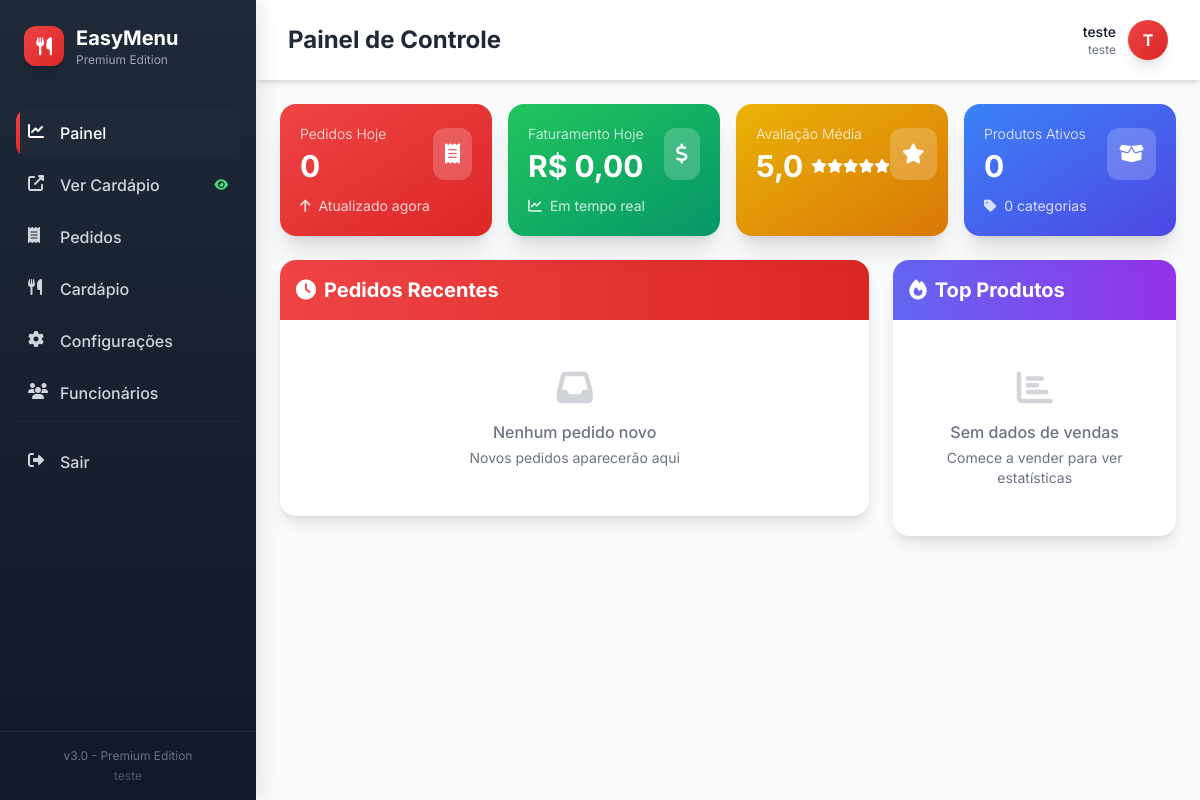
The app's page /index.php (signed in) with its own data.
### tables this page shows
CREATE TABLE restaurantes (
                id INTEGER PRIMARY KEY AUTOINCREMENT,
                usuario_id INTEGER UNIQUE,
                nome TEXT NOT NULL,
                slogan TEXT,
                descricao TEXT,
                logo TEXT,
                banner TEXT,
                cnpj TEXT,
                endereco TEXT NOT NULL,
                numero TEXT,
                bairro TEXT,
                cidade TEXT DEFAULT 'São Paulo',
                estado TEXT DEFAULT 'SP',
                cep TEXT,
                telefone TEXT NOT NULL,
                whatsapp TEXT NOT NULL,
                instagram TEXT,
                site TEXT,
                horario_abertura TIME DEFAULT '10:00',
                horario_fechamento TIME DEFAULT '22:00',
                dias_funcionamento TEXT DEFAULT 'segunda,terca,quarta,quinta,sexta,sabado,domingo',
                cor_principal TEXT DEFAULT '#DC2626',
                cor_secundaria TEXT DEFAULT '#F59E0B',
                cor_texto TEXT DEFAULT '#1F2937',
                cor_fundo TEXT DEFAULT '#FFFFFF',
                tema TEXT DEFAULT 'claro',
                taxa_entrega DECIMAL(10,2) DEFAULT 5.00,
                pedido_minimo DECIMAL(10,2) DEFAULT 15.00,
                raio_entrega INTEGER DEFAULT 5,
                aceita_retirada INTEGER DEFAULT 1,
                aceita_delivery INTEGER DEFAULT 1,
                aceita_local INTEGER DEFAULT 1,
                formas_pagamento TEXT DEFAULT 'dinheiro,pix,credito,debito',
                ativo INTEGER DEFAULT 1,
                visualizacoes INTEGER DEFAULT 0,
                avaliacao_media DECIMAL(3,2) DEFAULT 5.0,
                total_avaliacoes INTEGER DEFAULT 0,
                data_cadastro DATETIME DEFAULT CURRENT_TIMESTAMP,
                FOREIGN KEY (usuario_id) REFERENCES usuarios(id) ON DELETE CASCADE
            );

### index.php (called while the page is built, shortened)
<?php
require_once __DIR__ . '/classes/Database.php';
require_once __DIR__ . '/classes/Auth.php';
require_once __DIR__ . '/helpers/functions.php';
require_once __DIR__ . '/helpers/render.php';
$db = Database::getInstance();
$auth = new Auth($db);
$pdo = $db->getPdo();
$pagina_atual = $_GET['pagina'] ?? 'painel';
$usuario_logado = $auth->getUser();
$restaurante = getRestauranteUsuario($pdo, $usuario_logado['id']);
include __DIR__ . '/templates/dashboard.php';
?>

### classes/Database.php (called while the page is built, shortened)
<?php
class Database {
    private static $instance = null;
    public static function getInstance() {
        if (self::$instance === null) {
            self::$instance = new Database();
        }
        return self::$instance;
    }
    private function __construct() {
        try {
            $db_file = DATA_DIR . 'easymenu.db';
            $this->pdo = new PDO('sqlite:' . $db_file);
        } catch (PDOException $e) {
            error_log("Erro no banco de dados: " . $e->getMessage());
            die("Erro crítico no banco de dados. Por favor, tente novamente mais tarde.");
        }
    }
    private function createTables() {
        $indexes = [
            "CREATE INDEX IF NOT EXISTS idx_pedidos_status ON pedidos(status, restaurante_id)",
            "CREATE INDEX IF NOT EXISTS idx_produtos_categoria ON produtos(categoria_id, disponivel, ordem)",
            "CREATE INDEX IF NOT EXISTS idx_categorias_restaurante ON categorias(restaurante_id, ativo, ordem)",
            "CREATE INDEX IF NOT EXISTS idx_pedidos_data ON pedidos(data_pedido, restaurante_id)"
        ];
    }
}
?>

### classes/Auth.php (called while the page is built, shortened)
<?php
class Auth {
    public function getUser() {
        return $_SESSION['usuario'] ?? null;
    }
}
?>

### helpers/functions.php (called while the page is built, shortened)
<?php
function formatarMoeda($valor) {
    return 'R$ ' . number_format(floatval($valor), 2, ',', '.');
}
function getRestauranteUsuario($pdo, $usuario_id) {
    $stmt = $pdo->prepare("
        SELECT r.*, u.nome as usuario_nome, u.email as usuario_email
        FROM restaurantes r
        LEFT JOIN usuarios u ON r.usuario_id = u.id
        WHERE r.usuario_id = ?
    ");
    $stmt->execute([$usuario_id]);
    $restaurante = $stmt->fetch(PDO::FETCH_ASSOC);
    if ($restaurante) {
        $restaurante['dias_funcionamento'] = explode(',', $restaurante['dias_funcionamento'] ?? '');
        $restaurante['formas_pagamento'] = explode(',', $restaurante['formas_pagamento'] ?? '');
    }
    return $restaurante;
}
?>

### template/dashboard.php (the view, shortened to what this page needs)
<!DOCTYPE html>
<html lang="pt-BR" class="scroll-smooth">
<head>
    <script src="https://cdn.tailwindcss.com"></script>
    <link rel="stylesheet" href="https://cdnjs.cloudflare.com/ajax/libs/font-awesome/6.4.0/css/all.min.css">
</head>
<body class="bg-gray-50 min-h-screen">
    <aside id="sidebar" class="sidebar w-64">
        <div class="p-6 border-b border-gray-800">
            <div class="flex items-center space-x-3">
                <div class="w-10 h-10 bg-gradient-to-br from-red-500 to-red-600 rounded-xl flex items-center justify-center shadow-lg">
                    <i class="fas fa-utensils text-white text-lg"></i>
                </div>
                <div>
                    <h1 class="text-xl font-bold text-white"><?php echo APP_NAME; ?></h1>
                    <p class="text-xs text-gray-400">Premium Edition</p>
                </div>
            </div>
        </div>
        <nav class="p-4 space-y-1">
            <a href="?pagina=painel"
               class="sidebar-item flex items-center p-3 text-gray-300 hover:text-white hover:bg-gray-800 rounded-xl transition-all duration-200 <?php echo $pagina_atual == 'painel' ? 'active bg-gray-800 text-white' : ''; ?>">
                <i class="fas fa-chart-line w-5 h-5 mr-3"></i>
                <span class="font-medium">Painel</span>
            </a>
            <a href="cardapio.php?restaurante_id=<?php echo $restaurante['id']; ?>" target="_blank"
               class="sidebar-item flex items-center p-3 text-gray-300 hover:text-white hover:bg-gray-800 rounded-xl transition-all duration-200">
                <i class="fas fa-external-link-alt w-5 h-5 mr-3"></i>
                <span class="font-medium">Ver Cardápio</span>
                <span class="ml-auto text-xs text-green-400 animate-pulse">
                    <i class="fas fa-eye"></i>
                </span>
            </a>
            <a href="?pagina=pedidos"
               class="sidebar-item flex items-center p-3 text-gray-300 hover:text-white hover:bg-gray-800 rounded-xl transition-all duration-200 <?php echo $pagina_atual == 'pedidos' ? 'active bg-gray-800 text-white' : ''; ?>">
                <i class="fas fa-receipt w-5 h-5 mr-3"></i>
                <span class="font-medium">Pedidos</span>
            </a>
            <a href="?pagina=cardapio"
               class="sidebar-item flex items-center p-3 text-gray-300 hover:text-white hover:bg-gray-800 rounded-xl transition-all duration-200 <?php echo $pagina_atual == 'cardapio' ? 'active bg-gray-800 text-white' : ''; ?>">
                <i class="fas fa-utensils w-5 h-5 mr-3"></i>
                <span class="font-medium">Cardápio</span>
            </a>
            <a href="?pagina=configuracoes"
               class="sidebar-item flex items-center p-3 text-gray-300 hover:text-white hover:bg-gray-800 rounded-xl transition-all duration-200 <?php echo $pagina_atual == 'configuracoes' ? 'active bg-gray-800 text-white' : ''; ?>">
                <i class="fas fa-cog w-5 h-5 mr-3"></i>
                <span class="font-medium">Configurações</span>
            </a>
            <a href="?pagina=funcionarios"
               class="sidebar-item flex items-center p-3 text-gray-300 hover:text-white hover:bg-gray-800 rounded-xl transition-all duration-200 <?php echo $pagina_atual == 'funcionarios' ? 'active bg-gray-800 text-white' : ''; ?>">
                <i class="fas fa-users w-5 h-5 mr-3"></i>
                <span class="font-medium">Funcionários</span>
            </a>
            <div class="pt-4 mt-4 border-t border-gray-800">
                <a href="?acao=logout"
                   class="sidebar-item flex items-center p-3 text-gray-300 hover:text-white hover:bg-gray-800 rounded-xl transition-all duration-200">
                    <i class="fas fa-sign-out-alt w-5 h-5 mr-3"></i>
                    <span class="font-medium">Sair</span>
                </a>
            </div>
        </nav>
        <div class="absolute bottom-0 left-0 right-0 p-4 border-t border-gray-800">
            <div class="text-center">
                <p class="text-xs text-gray-500">v<?php echo APP_VERSION; ?></p>
                <p class="text-xs text-gray-600 mt-1"><?php echo htmlspecialchars($restaurante['nome']); ?></p>
            </div>
        </div>
    </aside>
    <div id="main-content" class="main-content transition-all duration-300 min-h-screen">
        <header class="bg-white shadow-md h-16 md:h-20 flex items-center justify-between px-4 md:px-8 sticky top-0 z-30">
            <div class="flex items-center space-x-4">
                <h2 class="text-xl md:text-2xl font-bold text-gray-800">
                    <?php
                        $titulo = [
                            'painel' => 'Painel de Controle',
                            'pedidos' => 'Gestão de Pedidos',
                            'cardapio' => 'Gerenciar Cardápio',
                            'configuracoes' => 'Configurações',
                            'funcionarios' => 'Funcionários'
                        ];
                        echo $titulo[$pagina_atual] ?? 'Dashboard';
                    ?>
                </h2>
            </div>
            <div class="flex items-center space-x-3 md:space-x-4">
                <div class="flex items-center space-x-3 group cursor-pointer">
                    <div class="text-right hidden md:block">
                        <p class="text-sm font-medium text-gray-900"><?php echo htmlspecialchars($usuario_logado['nome']); ?></p>
                        <p class="text-xs text-gray-500"><?php echo htmlspecialchars($restaurante['nome']); ?></p>
                    </div>
                    <div class="w-10 h-10 bg-gradient-to-br from-red-500 to-red-600 rounded-full flex items-center justify-center text-white font-bold shadow-lg group-hover:scale-110 transition-transform duration-200">
                        <?php echo strtoupper(substr($usuario_logado['nome'], 0, 1)); ?>
                    </div>
                </div>
            </div>
        </header>
        <main class="p-4 md:p-6">
            <div class="animate-fade-in">
                <?php
                switch ($pagina_atual) {
                    case 'painel':
                        render_painel($pdo, $restaurante, $stats, $pedidos_recebidos);
                        break;
                }
                ?>
            </div>
        </main>
    </div>
</body>
</html>

### helpers/render.php (shortened to what this page needs)
<?php
require_once __DIR__ . '/functions.php';
function render_painel($pdo, $restaurante, $stats, $pedidos_recebidos) {
?>
<div class="space-y-6 animate-fade-in">
    <div class="grid grid-cols-1 sm:grid-cols-2 lg:grid-cols-4 gap-4">
        <div class="bg-gradient-to-br from-red-500 to-red-600 text-white p-5 rounded-2xl shadow-xl transform hover:scale-105 transition-transform duration-300">
            <div class="flex items-center justify-between">
                <div>
                    <p class="text-sm font-light opacity-90">Pedidos Hoje</p>
                    <p class="text-3xl font-bold mt-1"><?php echo $stats['pedidos_hoje']; ?></p>
                </div>
                <div class="bg-white/20 p-3 rounded-xl">
                    <i class="fas fa-receipt text-xl"></i>
                </div>
            </div>
            <div class="mt-3 text-sm opacity-80">
                <i class="fas fa-arrow-up mr-1"></i> Atualizado agora
            </div>
        </div>
        <div class="bg-gradient-to-br from-green-500 to-emerald-600 text-white p-5 rounded-2xl shadow-xl transform hover:scale-105 transition-transform duration-300">
            <div class="flex items-center justify-between">
                <div>
                    <p class="text-sm font-light opacity-90">Faturamento Hoje</p>
                    <p class="text-3xl font-bold mt-1"><?php echo formatarMoeda($stats['faturamento_hoje']); ?></p>
                </div>
                <div class="bg-white/20 p-3 rounded-xl">
                    <i class="fas fa-dollar-sign text-xl"></i>
                </div>
            </div>
            <div class="mt-3 text-sm opacity-80">
                <i class="fas fa-chart-line mr-1"></i> Em tempo real
            </div>
        </div>
        <div class="bg-gradient-to-br from-yellow-500 to-amber-600 text-white p-5 rounded-2xl shadow-xl transform hover:scale-105 transition-transform duration-300">
            <div class="flex items-center justify-between">
                <div>
                    <p class="text-sm font-light opacity-90">Avaliação Média</p>
                    <div class="flex items-center mt-1">
                        <p class="text-3xl font-bold"><?php echo number_format($stats['avaliacao_media'], 1, ',', '.'); ?></p>
                        <div class="ml-2 flex">
                            <?php for($i = 1; $i <= 5; $i++): ?>
                                <i class="fas fa-star text-sm <?php echo $i <= round($stats['avaliacao_media']) ? 'text-white' : 'text-white/40'; ?>"></i>
                            <?php endfor; ?>
                        </div>
                    </div>
                </div>
                <div class="bg-white/20 p-3 rounded-xl">
                    <i class="fas fa-star text-xl"></i>
                </div>
            </div>
        </div>
        <div class="bg-gradient-to-br from-blue-500 to-indigo-600 text-white p-5 rounded-2xl shadow-xl transform hover:scale-105 transition-transform duration-300">
            <div class="flex items-center justify-between">
                <div>
                    <p class="text-sm font-light opacity-90">Produtos Ativos</p>
                    <p class="text-3xl font-bold mt-1"><?php echo $stats['produtos_ativos']; ?></p>
                </div>
                <div class="bg-white/20 p-3 rounded-xl">
                    <i class="fas fa-box-open text-xl"></i>
                </div>
            </div>
            <div class="mt-3 text-sm opacity-80">
                <i class="fas fa-tag mr-1"></i> <?php echo $stats['total_categorias']; ?> categorias
            </div>
        </div>
    </div>
    <div class="grid grid-cols-1 lg:grid-cols-3 gap-6">
        <div class="lg:col-span-2">
            <div class="bg-white rounded-2xl shadow-lg overflow-hidden">
                <div class="bg-gradient-to-r from-red-500 to-red-600 p-4 text-white">
                    <h3 class="text-xl font-bold flex items-center">
                        <i class="fas fa-clock mr-2"></i> Pedidos Recentes
                    </h3>
                </div>
                <div class="p-4">
                    <?php if (empty($pedidos_recebidos)): ?>
                        <div class="text-center py-8 text-gray-500">
                            <i class="fas fa-inbox text-4xl mb-3 opacity-30"></i>
                            <p class="font-medium">Nenhum pedido novo</p>
                            <p class="text-sm mt-1">Novos pedidos aparecerão aqui</p>
                        </div>
                    <?php endif; ?>
                </div>
            </div>
        </div>
        <div class="bg-white rounded-2xl shadow-lg overflow-hidden">
            <div class="bg-gradient-to-r from-indigo-500 to-purple-600 p-4 text-white">
                <h3 class="text-xl font-bold flex items-center">
                    <i class="fas fa-fire mr-2"></i> Top Produtos
                </h3>
            </div>
            <div class="p-4">
                <?php if (empty($stats['produtos_mais_vendidos'])): ?>
                    <div class="text-center py-8 text-gray-500">
                        <i class="fas fa-chart-bar text-4xl mb-3 opacity-30"></i>
                        <p class="font-medium">Sem dados de vendas</p>
                        <p class="text-sm mt-1">Comece a vender para ver estatísticas</p>
                    </div>
                <?php endif; ?>
            </div>
        </div>
    </div>
</div>
<?php
}
?>

### records on screen
restaurantes: nome "teste", nome "T", avaliacao_media "5,0"

### other values on screen
APP_NAME "EasyMenu"
APP_VERSION "3.0 - Premium Edition"
$titulo[$pagina_atual] "Painel de Controle"
$stats['pedidos_hoje'] "0"
formatarMoeda($stats['faturamento_hoje']) "R$ 0,00"
$stats['produtos_ativos'] "0"
$stats['total_categorias'] "0"
